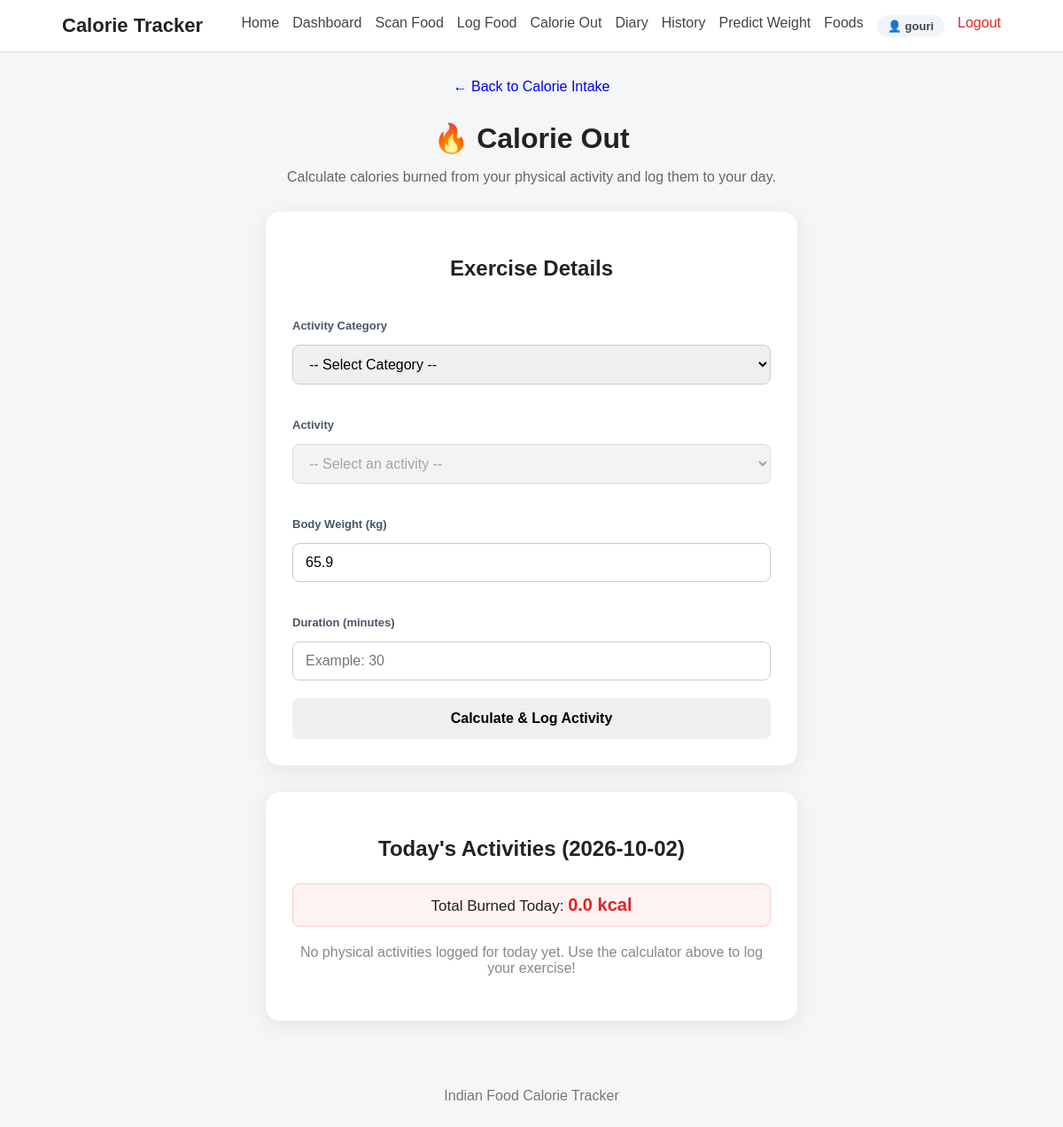
Page /calorie-out (signed in) on the earlier database version.
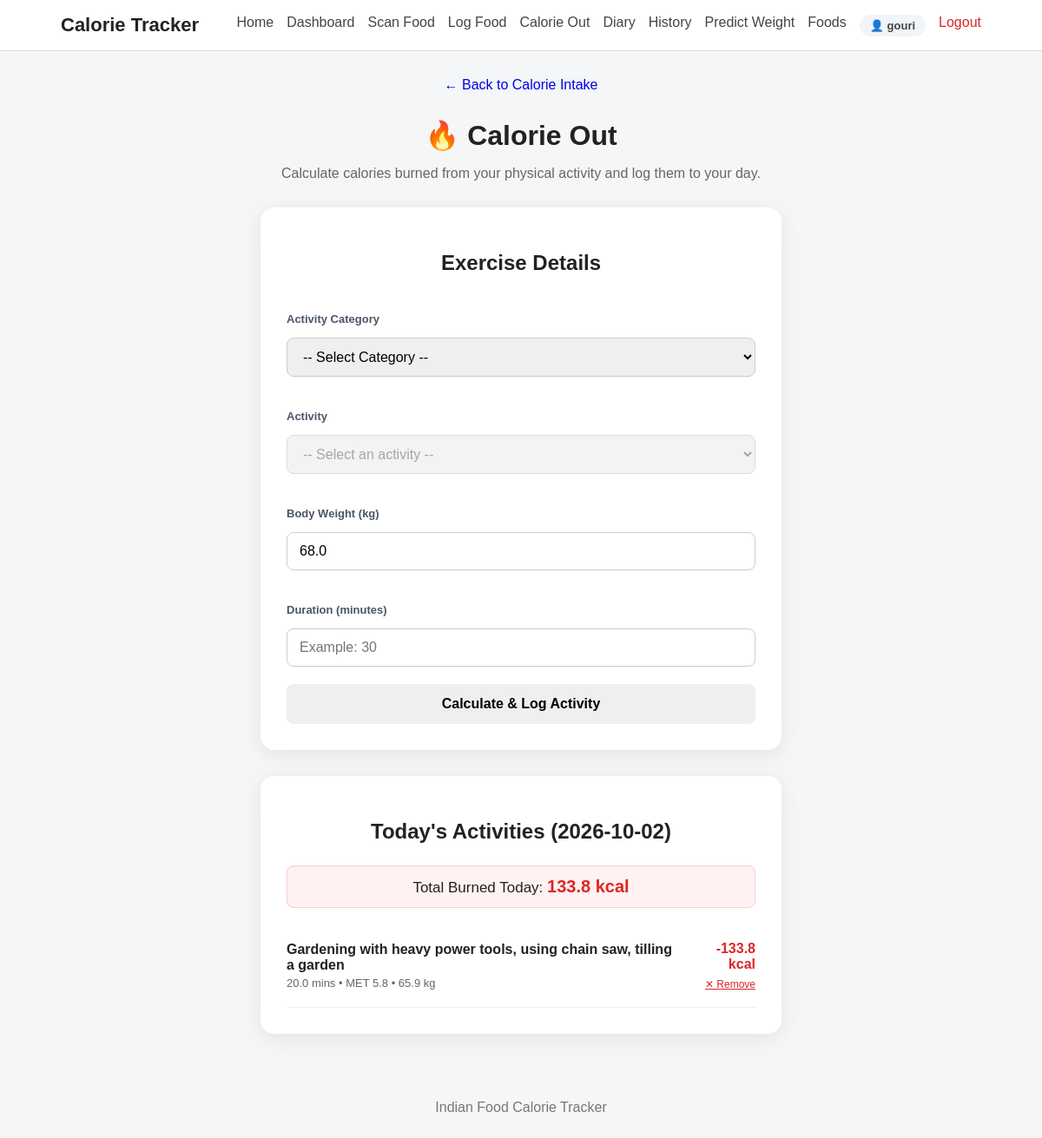
Same page on the later database version.
### tables this page shows
CREATE TABLE weight_records (
            id INTEGER PRIMARY KEY AUTOINCREMENT,
            user_id INTEGER NOT NULL,
            weight_kg REAL NOT NULL,
            recorded_date TEXT NOT NULL,
            created_at TIMESTAMP DEFAULT CURRENT_TIMESTAMP,
            FOREIGN KEY (user_id) REFERENCES users(id) ON DELETE CASCADE
        );

CREATE TABLE calorie_out_records (
            id INTEGER PRIMARY KEY AUTOINCREMENT,
            user_id INTEGER NOT NULL,
            activity TEXT NOT NULL,
            met REAL NOT NULL,
            weight_kg REAL NOT NULL,
            duration_minutes REAL NOT NULL,
            calories_burned REAL NOT NULL,
            recorded_date TEXT NOT NULL,
            created_at TIMESTAMP DEFAULT CURRENT_TIMESTAMP,
            FOREIGN KEY (user_id) REFERENCES users(id) ON DELETE CASCADE
        );

### app.py (the view)
@app.route("/calorie-out", methods=["GET"])
@login_required
def calorie_out():
    user_id = session.get("user_id")
    categories = get_activity_categories()
    latest_w = get_latest_weight(user_id)
    user_weight = latest_w["weight_kg"] if latest_w else None
    today = datetime.now().strftime("%Y-%m-%d")
    today_exercises = get_calorie_out_by_date(user_id, today)
    today_burned = get_calorie_out_total(user_id, today)
    return render_template(
        "calorie_out.html",
        categories=categories,
        user_weight=user_weight,
        today_exercises=today_exercises,
        today_burned=today_burned,
        today=today
    )

### app.py (called while the page is built)
def login_required(view_func):
    @wraps(view_func)
    def wrapped_view(*args, **kwargs):
        if not session.get("user_id"):
            flash("Please log in to access this page.", "error")
            return redirect(url_for("login", next=request.path))
        return view_func(*args, **kwargs)
    return wrapped_view

@app.context_processor
def inject_user():
    user_id = session.get("user_id")
    if user_id:
        user = get_user_by_id(user_id)
        if user:
            return {"current_user": user, "logged_in": True}
    return {"current_user": None, "logged_in": False}

### database.py (called while the page is built)
def get_connection():
    connection = sqlite3.connect(
        DATABASE_PATH
    )
    connection.row_factory = sqlite3.Row
    connection.execute("PRAGMA foreign_keys = ON")
    return connection

def get_user_by_id(user_id):
    connection = get_connection()
    cursor = connection.cursor()
    cursor.execute("SELECT * FROM users WHERE id = ?", (user_id,))
    user = cursor.fetchone()
    connection.close()
    return user

### services/calorie_burn_service.py (called while the page is built)
def get_activity_categories():
    categories = (
        met_data["Actvitiy"]
        .dropna()
        .unique()
        .tolist()
    )
    return sorted(categories)

### templates/calorie_out.html (shortened to what this page needs)
{% extends "base.html" %}
{% block content %}
<div class="page-header">
    <a href="{{ url_for('home') }}" class="back-link">
        ← Back to Calorie Intake
    </a>
    <h1>🔥 Calorie Out</h1>
    <p>
        Calculate calories burned from your physical activity and log them to your day.
    </p>
</div>
<div class="calorie-out-card">
    <h2>Exercise Details</h2>
    <form id="calorieOutForm">
        <div class="form-group">
            <label for="category">Activity Category</label>
            <select id="category" required>
                <option value="">-- Select Category --</option>
            </select>
        </div>
        <div class="form-group">
            <label for="activity">Activity</label>
            <select id="activity" required disabled>
                <option value="">-- Select an activity --</option>
            </select>
        </div>
        <div class="form-group">
            <label for="weight">Body Weight (kg)</label>
            <input
                type="number"
                id="weight"
                min="1"
                max="500"
                step="0.1"
                placeholder="Example: 65"
                value="{{ user_weight if user_weight else '' }}"
                required
            >
        </div>
        <div class="form-group">
            <label for="duration">Duration (minutes)</label>
            <input
                type="number"
                id="duration"
                min="1"
                max="1440"
                step="1"
                placeholder="Example: 30"
                required
            >
        </div>
        <button
            type="submit"
            class="calculate-btn"
            id="calculateBtn"
        >
            Calculate &amp; Log Activity
        </button>
    </form>
</div>
<div class="calorie-out-card" style="margin-top: 30px;">
    <h2>Today's Activities ({{ today }})</h2>
    <div style="text-align: center; margin-bottom: 20px; font-size: 17px; background: #fef2f2; padding: 12px; border-radius: 8px; border: 1px solid #fecaca;">
        Total Burned Today: <strong style="color: #dc2626; font-size: 20px;">{{ "%.1f"|format(today_burned) }} kcal</strong>
    </div>
    {% if today_exercises %}
        <div class="exercises-list">
            {% for ex in today_exercises %}
            <div class="diary-entry" style="align-items: center;">
                <div>
                    <h3 style="margin-bottom: 4px; font-size: 16px;">{{ ex.activity }}</h3>
                    <p style="margin: 0; color: #666; font-size: 13px;">
                        {{ ex.duration_minutes }} mins &bull; MET {{ ex.met }} &bull; {{ ex.weight_kg }} kg
                    </p>
                </div>
                <div style="text-align: right;">
                    <strong style="font-size: 16px; color: #dc2626; display: block;">
                        -{{ "%.1f"|format(ex.calories_burned) }} kcal
                    </strong>
                    <form action="{{ url_for('delete_exercise', record_id=ex.id) }}" method="POST" style="margin-top: 4px;" onsubmit="return confirm('Remove this exercise entry?');">
                        <button type="submit" style="background: none; border: none; color: #dc2626; font-size: 12px; cursor: pointer; padding: 0; text-decoration: underline;">
                            ✕ Remove
                        </button>
                    </form>
                </div>
            </div>
            {% endfor %}
        </div>
    {% else %}
        <p style="text-align: center; color: #888; margin: 20px 0;">
            No physical activities logged for today yet. Use the calculator above to log your exercise!
        </p>
    {% endif %}
</div>
{% endblock %}

Differences in the rows shown:
no longer on this page (row unchanged): weight_records: weight_kg "65.9"
added weight_records: weight_kg "68.0"
added calorie_out_records: activity "Gardening with heavy power tools, using chain saw, tilling a garden", duration_minutes "20.0", met "5.8", weight_kg "65.9", calories_burned "133.8"
Other differences:
{{ "%.1f"|format(today_burned) }}: "0.0" → "133.8"
text no longer shown: "No physical activities logged for today yet. Use the calculator above to log your exercise!"
